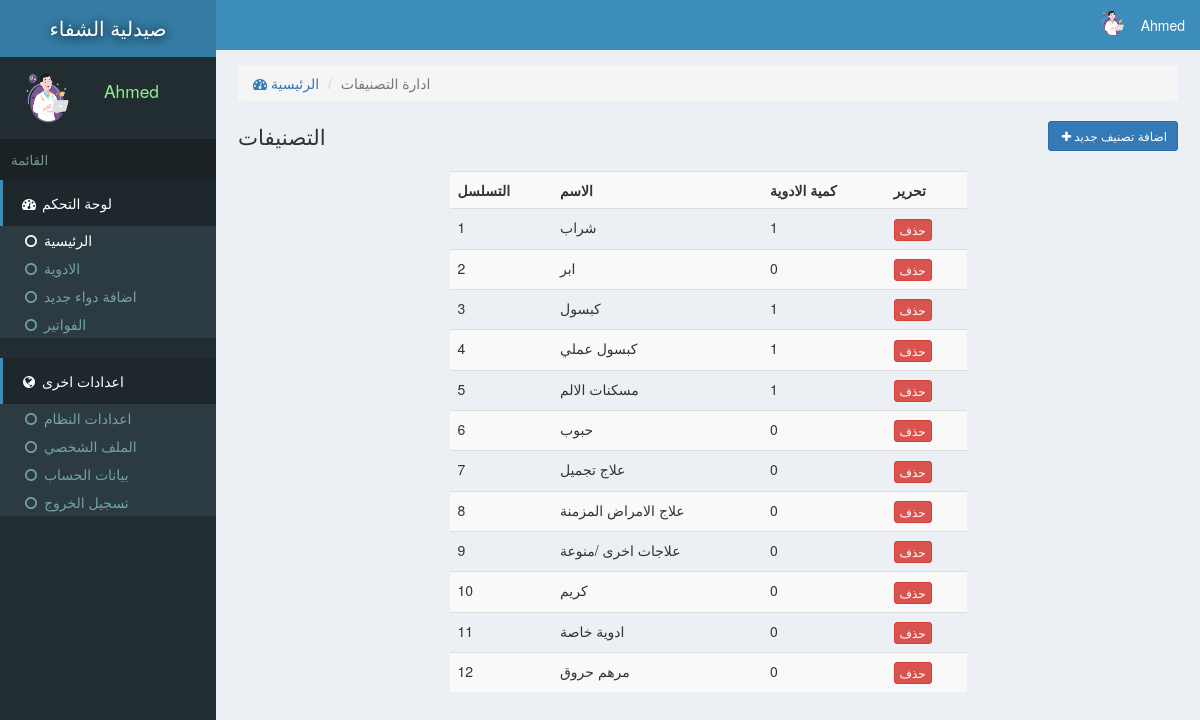
The app's page /manageCat.php (signed in) with its own data.
### tables this page shows
CREATE TABLE `site` (
  `id` int(11) NOT NULL,
  `title` varchar(222) NOT NULL,
  `name` varchar(222) NOT NULL
);

CREATE TABLE `users` (
  `id` int(11) NOT NULL,
  `email` varchar(222) NOT NULL,
  `password` varchar(222) NOT NULL,
  `name` varchar(222) NOT NULL,
  `pic` varchar(222) NOT NULL,
  `number` varchar(222) NOT NULL,
  `date` timestamp NOT NULL DEFAULT current_timestamp()
);

CREATE TABLE `categories` (
  `id` int(11) NOT NULL,
  `name` varchar(222) NOT NULL,
  `pic` varchar(111) NOT NULL,
  `details` varchar(333) NOT NULL,
  `date` timestamp NOT NULL DEFAULT current_timestamp()
);

### assets/db.php (called while the page is built, shortened)
<?php
    $con = new mysqli('localhost','root','','store');
    $array = $con->query("select * from users where id ='$_SESSION[userId]'");
    $user = $array->fetch_assoc();
?>

### manageCat.php (the view, shortened to what this page needs)
<?php require "assets/function.php" ?>
<?php require 'assets/db.php';?>
<!DOCTYPE html>
<html>
<head>
  <?php require "assets/autoloader.php" ?>
</head>
<body style="background: #ECF0F5;padding:0;margin:0">
<div class="dashboard" style="position: fixed;width: 18%;height: 100%;background:#222D32">
  <div style="background:#357CA5;padding: 14px 3px;color:white;font-size: 15pt;text-align: center;text-shadow: 1px 1px 11px black">
    <a href="index.php" style="color: white;text-decoration: none;"><?php echo strtoupper(siteName()); ?> </a>
  </div>
  <div class="flex" style="padding: 3px 7px;margin:5px 2px;">
    <div><img src="photo/<?php echo $user['pic'] ?>" class='img-circle' style='width: 77px;height: 66px'></div>
    <div style="color:lightgreen;font-size: 13pt;padding: 14px 7px;margin-left: 11px;"><?php echo ucfirst($user['name']); ?></div>
  </div>
  <div style="background: #1A2226;font-size: 10pt;padding: 11px;color: #79978F">القائمة</div>
  <div>
    <div style="background:#1E282C;color: white;padding: 13px 17px;border-left: 3px solid #3C8DBC;"><span><i class="fa fa-dashboard fa-fw"></i> لوحة التحكم</span></div>
    <div class="item">
      <ul class="nostyle zero">
        <a href="index.php"><li style="color: white"><i class="fa fa-circle-o fa-fw"></i> الرئيسية</li></a>
        <a href="inventeries.php"><li><i class="fa fa-circle-o fa-fw"></i> الادوية</li></a>
       <a href="addnew.php"><li><i class="fa fa-circle-o fa-fw"></i> اضافة دواء جديد</li></a>
        <a href="reports.php"><li><i class="fa fa-circle-o fa-fw"></i> الفواتير</li></a>
      </ul><
    </div>
  </div>
  <div style="background:#1E282C;color: white;padding: 13px 17px;border-left: 3px solid #3C8DBC;"><span><i class="fa fa-globe fa-fw"></i> اعدادات اخرى</span></div>
  <div class="item">
      <ul class="nostyle zero">
        <a href="sitesetting.php"><li><i class="fa fa-circle-o fa-fw"></i> اعدادات النظام</li></a>
       <a href="profile.php"><li><i class="fa fa-circle-o fa-fw"></i> الملف الشخصي</li></a>
        <a href="accountSetting.php"><li><i class="fa fa-circle-o fa-fw"></i> بيانات الحساب</li></a>
        <a href="logout.php"><li><i class="fa fa-circle-o fa-fw"></i> تسجيل الخروج</li></a>
      </ul><
    </div>
</div>
<div class="marginLeft" >
  <div style="color:white;background:#3C8DBC" >
    <div class="pull-right flex rightAccount" style="padding-right: 11px;padding: 7px;">
      <div><img src="photo/<?php echo $user['pic'] ?>" style='width: 41px;height: 33px;' class='img-circle'></div>
      <div style="padding: 8px"><?php echo ucfirst($user['name']) ?></div>
    </div>
  </div>
  <div class="content2">
  	<ol class="breadcrumb ">
        <li><a href="index.php"><i class="fa fa-dashboard"></i> الرئيسية</a></li>
        <li class="active">ادارة التصنيفات</li>
    </ol>
    <div>
      <span style="font-size: 16pt;color: #333333">التصنيفات </span>
      <button class="btn btn-primary btn-sm pull-right" data-toggle="modal" data-target="#addIn"><i class="fa fa-plus fa-fw"> </i>اضافة تصنيف جديد</button>
    </div>
  <?php
  	$i=0;
    $array = $con->query("select * from categories");
    ?>
    <br>
    <table class="table table-hover table-striped " style="width: 55%;margin: auto;">
    	<tr>
    		<th>التسلسل</th>
    		<th>الاسم</th>
    		<th>كمية الادوية</th>
    		<th>تحرير</th>
    	</tr>
    <?php
    while ($row = $array->fetch_assoc())
    {
    	$i++;
      $array2 = $con->query("select count(*) as qty from inventeries where catId = '$row[id]'");
      $row2 = $array2->fetch_assoc();
  ?>
    <tr>
    	<td><?php echo $i ?></td>
    	<td><?php echo $row['name']; ?></td>
    	<td><?php echo $row2['qty']; ?></td>
    	<td><a href="delete.php?category=<?php echo $row['id'] ?>"><button class="btn btn-xs btn-danger">حذف</button></a></td>
    </tr>
  <?php
    }
    echo "</table>";
   ?>
  </div>
</div>
</body>
</html>

### records on screen
site: name "صيدلية الشفاء"
users: pic (picture), name "Ahmed"
categories: name "شراب", qty "1"
categories: name "ابر", qty "0"
categories: name "كبسول", qty "1"
categories: name "كبسول عملي", qty "1"
categories: name "مسكنات الالم", qty "1"
categories: name "حبوب", qty "0"
categories: name "علاج تجميل", qty "0"
categories: name "علاج الامراض المزمنة", qty "0"
categories: name "علاجات اخرى /منوعة", qty "0"
categories: name "كريم", qty "0"
categories: name "ادوية خاصة", qty "0"
categories: name "مرهم حروق", qty "0"
